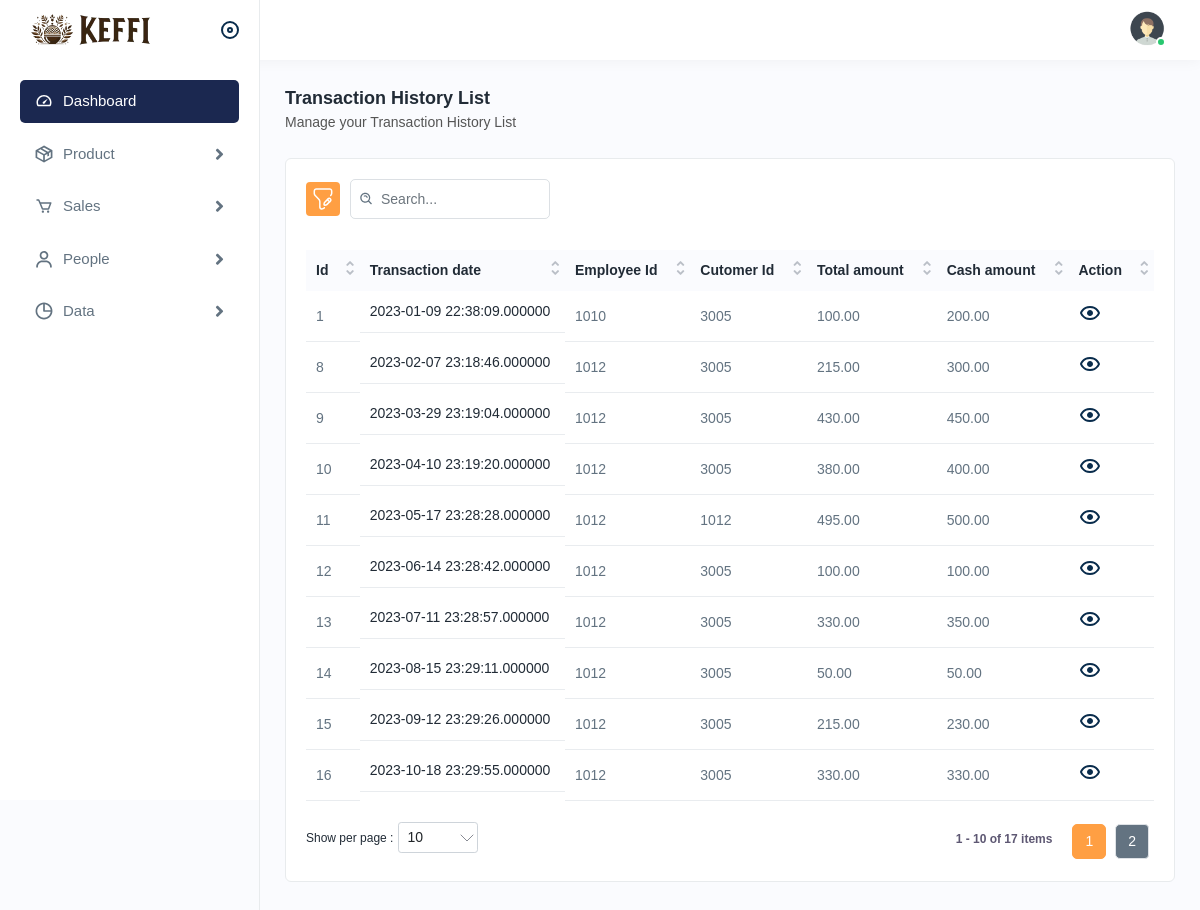
Page /data/records.php (signed in) on the committed database.
### tables this page shows
CREATE TABLE `transaction_records` (
  `id` int(11) NOT NULL,
  `tr_date` datetime(6) NOT NULL DEFAULT current_timestamp(6),
  `emp_id` int(11) NOT NULL,
  `customer_id` int(11) NOT NULL,
  `total_amount` decimal(11,2) NOT NULL,
  `cash_amount` decimal(11,2) NOT NULL,
  `pts_added` int(6) NOT NULL
);

### data/records.php (the view, shortened to what this page needs)
<?php require "../includes/header.php"; ?>
<?php require "../config/connection.php"; ?>
<?php require "../includes/sidebar.php"; ?>
<?php
$transaction_search = $connection->query("SELECT * FROM transaction_records");
$transaction_search->execute();
$transaction_data =  $transaction_search->fetchAll(PDO::FETCH_OBJ);
?>
<body>
    <div class="page-wrapper">
        <div class="content">
            <div class="page-header">
                <div class="page-title">
                    <h4>Transaction History List</h4>
                    <h6>Manage your Transaction History List</h6>
                </div>
            </div>
            <div class="card">
                <div class="card-body">
                    <div class="table-top">
                        <div class="search-set">
                            <div class="search-path">
                                <a class="btn btn-filter" id="filter_search">
                                    <img src="<?php echo FILEPATH; ?>/assets/img/icons/filter.svg" alt="img">
                                </a>
                            </div>
                            <div class="search-input">
                                <a class="btn btn-searchset"><img src="<?php echo FILEPATH; ?>/assets/img/icons/search-white.svg" alt="img"></a>
                            </div>
                        </div>
                    </div>
                    <div class="table-responsive">
                            <table class="table  datanew">
                                <thead>
                                    <tr>
                                        <th>Id</th>
                                        <th>Transaction date</th>
                                        <th>Employee Id </th>
                                        <th>Cutomer Id</th>
                                        <th>Total amount</th>
                                        <th>Cash amount</th>
                                        <th>Action</th>
                                    </tr>
                                </thead>
                                <tbody>
                                    <?php foreach ($transaction_data as $info) : ?>
                                        <tr>
                                            <td><?php echo $info->id; ?></td>
                                            <td class="productimgname">
                                                <a href="javascript:void(0);"><?php echo $info->tr_date; ?></a>
                                            </td>
                                            <td><?php echo $info->emp_id ; ?></td>
                                            <td><?php echo $info->customer_id ; ?></td>
                                            <td><?php echo $info->total_amount; ?></td>
                                            <td><?php echo $info->cash_amount; ?></td>
                                            <td>
                                                <a class="me-3" href="<?php echo FILEPATH;?>/sales/sales_list.php?id=<?php echo  $info->id; ?>">
                                                    <img src="<?php echo FILEPATH; ?>/assets/img/icons/eye.svg" alt="img">
                                                </a>
                                            </td>
                                        </tr>
                                    <?php endforeach; ?>
                                </tbody>
                            </table>
                        </div>
                </div>
            </div>
        </div>
    </div>
</body>
</html>

### rows in the picture
transaction_records: id "1", tr_date "2023-01-09 22:38:09.000000", emp "1010", customer "3005", total_amount "100.00", cash_amount "200.00"
transaction_records: id "8", tr_date "2023-02-07 23:18:46.000000", emp "1012", customer "3005", total_amount "215.00", cash_amount "300.00"
transaction_records: id "9", tr_date "2023-03-29 23:19:04.000000", emp "1012", customer "3005", total_amount "430.00", cash_amount "450.00"
transaction_records: id "10", tr_date "2023-04-10 23:19:20.000000", emp "1012", customer "3005", total_amount "380.00", cash_amount "400.00"
transaction_records: id "11", tr_date "2023-05-17 23:28:28.000000", emp "1012", customer "1012", total_amount "495.00", cash_amount "500.00"
transaction_records: id "12", tr_date "2023-06-14 23:28:42.000000", emp "1012", customer "3005", total_amount "100.00", cash_amount "100.00"
transaction_records: id "13", tr_date "2023-07-11 23:28:57.000000", emp "1012", customer "3005", total_amount "330.00", cash_amount "350.00"
transaction_records: id "14", tr_date "2023-08-15 23:29:11.000000", emp "1012", customer "3005", total_amount "50.00", cash_amount "50.00"
transaction_records: id "15", tr_date "2023-09-12 23:29:26.000000", emp "1012", customer "3005", total_amount "215.00", cash_amount "230.00"
transaction_records: id "16", tr_date "2023-10-18 23:29:55.000000", emp "1012", customer "3005", total_amount "330.00", cash_amount "330.00"
